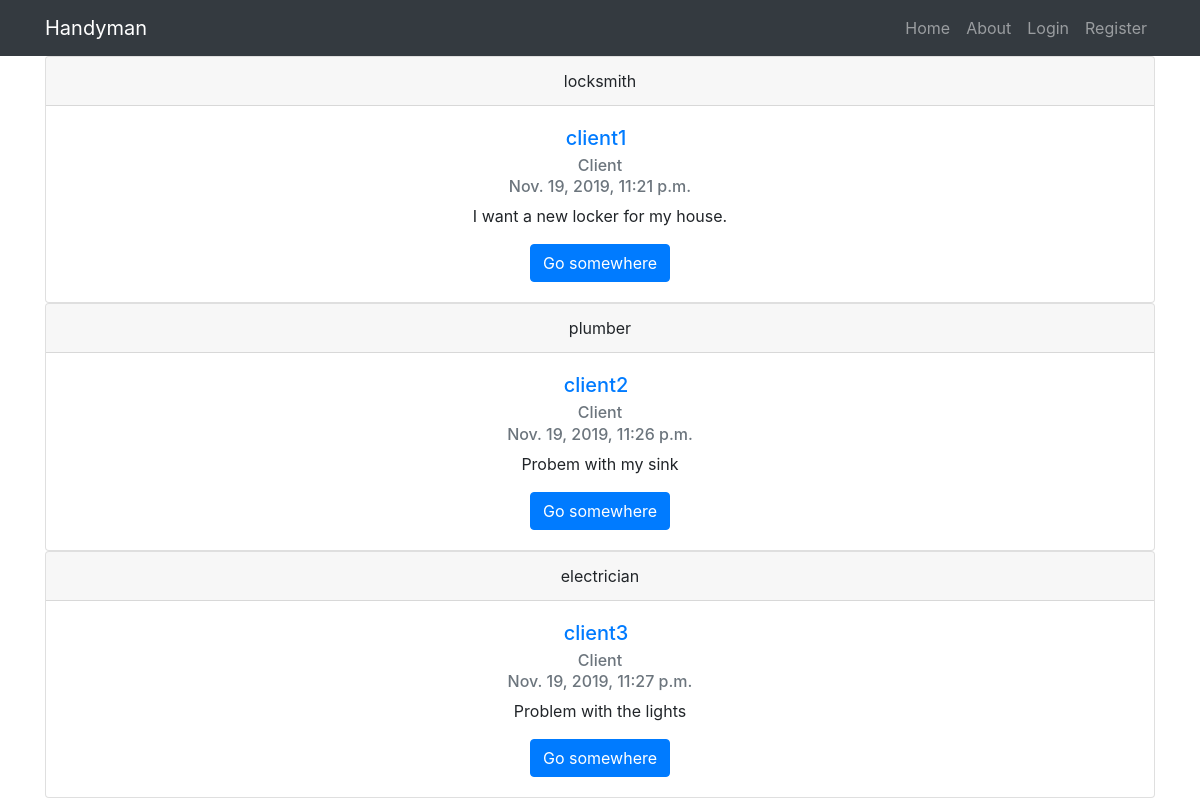
/company-home/, run on the app's committed database.
### clients/models.py (models this page shows, shortened)
class ClientPost(models.Model):
    job = models.CharField(max_length=100)
    content = models.CharField(max_length=500)
    date_posted = models.DateTimeField(default=timezone.now)
    author = models.ForeignKey(User, on_delete=models.CASCADE)

### users/models.py (models this page shows, shortened)
class Property(models.Model):
    CHOICES = (
        ('Client', 'Client'),
        ('Company', 'Company'),
    )
    status = models.CharField(max_length=7, choices=CHOICES, help_text='Please specify if you register as Client or Company')
    user = models.OneToOneField(User, on_delete=models.CASCADE)
    class Meta:
        verbose_name_plural = "Properties"

### companies/views.py (the view)
# urls.py: path('company-home/', CompanyPostListView.as_view(template_name='companies/companyhome.html'), name='company-home'),
class CompanyPostListView(ListView):
    model = clientpost

### companies/templates/companies/companyhome.html
{% extends "users/base.html" %}
{% block content %}
    {% for object in object_list %}
        <div class="card">
          <div class="card-header">
            {{ object.job }}
          </div>
          <div class="card-body">
            <h5 class="card-title"><a class="mr-2" href="#">{{ object.author }}</a></h5>
            <h6 class="card-subtitle mb-2 text-muted">{{ object.author.property.status }}</h6>
            <h6 class="card-subtitle mb-2 text-muted">{{ object.date_posted }}</h6>
            <p class="card-text">{{ object.content }}</p>
            <a href="{% url 'company-post' object.id %}" class="btn btn-primary">Go somewhere</a>
          </div>
        </div>
    {% endfor %}
{% endblock content %}

### users/templates/users/base.html (shortened to what this page needs)
{% load static %}
<!DOCTYPE html>
<html lang="en">
<head>
  <link href="{% static 'vendor/bootstrap/css/bootstrap.min.css' %}" rel="stylesheet">
</head>
<body>
  {% include 'users/includes/navbar.html' %}
  <div class="container">
    <div class="row">
      <div class="col-lg-12 text-center">
        {% block content %}
        {% endblock %}
      </div>
    </div>
  </div>
</body>
</html>

### users/templates/users/includes/navbar.html (shortened to what this page needs)
<nav class="navbar navbar-expand-lg navbar-dark bg-dark static-top">
    <div class="container">
      <a class="navbar-brand" href="{% url 'users-index' %}">Handyman</a>
      <div class="collapse navbar-collapse" id="navbarResponsive">
        <ul class="navbar-nav ml-auto">
          <li class="nav-item">
            {% if user.property.status == 'Client' %}
              <a class="nav-link" href="{% url 'client-home' %}">Home
              <span class="sr-only">(current)</span>
            </a>
            {% elif user.property.status == 'Company' %}
              <a class="nav-link" href="{% url 'company-home' %}">Home
              <span class="sr-only">(current)</span>
                </a>
            {% else %}
                <a class="nav-link" href="{% url 'users-index' %}">Home
                </a>
            {% endif %}
          </li>
          <li class="nav-item">
            <a class="nav-link" href="#">About</a>
          </li>
          {% if user.is_authenticated %}
              <li class="nav-item">
                <a class="nav-link" href="{% url 'users-profile' %}">{{ user.username }}</a>
              </li>
              <li class="nav-item">
                <a class="nav-link" href="{% url 'users-logout' %}">Logout</a>
              </li>
          {% else %}
              <li class="nav-item">
                <a class="nav-link" href="{% url 'users-login' %}">Login</a>
              </li>
              <li class="nav-item">
                <a class="nav-link" href="{% url 'users-register' %}">Register</a>
              </li>
          {% endif %}
        </ul>
      </div>
    </div>
</nav>

### data on the page
ClientPost: job "locksmith", author "client1", author.property.status "Client", date_posted "Nov. 19, 2019, 11:21 p.m.", content "I want a new locker for my house."
ClientPost: job "plumber", author "client2", author.property.status "Client", date_posted "Nov. 19, 2019, 11:26 p.m.", content "Probem with my sink"
ClientPost: job "electrician", author "client3", author.property.status "Client", date_posted "Nov. 19, 2019, 11:27 p.m.", content "Problem with the lights"
